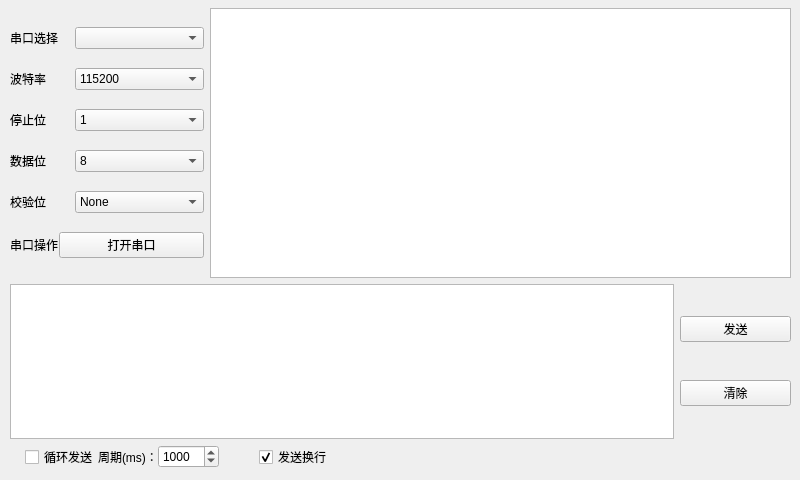
<?xml version="1.0" encoding="UTF-8"?>
<ui version="4.0">
 <class>Widget</class>
 <widget class="QWidget" name="Widget">
  <property name="geometry">
   <rect>
    <x>0</x>
    <y>0</y>
    <width>800</width>
    <height>480</height>
   </rect>
  </property>
  <property name="windowTitle">
   <string>Widget</string>
  </property>
  <widget class="QWidget" name="layoutWidget">
   <property name="geometry">
    <rect>
     <x>0</x>
     <y>-2</y>
     <width>801</width>
     <height>481</height>
    </rect>
   </property>
   <layout class="QVBoxLayout" name="verticalLayout_3" stretch="7,4,1">
    <property name="leftMargin">
     <number>10</number>
    </property>
    <property name="topMargin">
     <number>10</number>
    </property>
    <property name="rightMargin">
     <number>10</number>
    </property>
    <item>
     <layout class="QHBoxLayout" name="horizontalLayout_10" stretch="1,3">
      <item>
       <layout class="QVBoxLayout" name="verticalLayout">
        <property name="spacing">
         <number>0</number>
        </property>
        <item>
         <layout class="QHBoxLayout" name="horizontalLayout" stretch="1,2">
          <item>
           <widget class="QLabel" name="label">
            <property name="text">
             <string>&lt;html&gt;&lt;head/&gt;&lt;body&gt;&lt;p&gt;串口选择&lt;/p&gt;&lt;/body&gt;&lt;/html&gt;</string>
            </property>
           </widget>
          </item>
          <item>
           <widget class="QComboBox" name="comboBox"/>
          </item>
         </layout>
        </item>
        <item>
         <layout class="QHBoxLayout" name="horizontalLayout_2" stretch="1,2">
          <item>
           <widget class="QLabel" name="label_2">
            <property name="text">
             <string>&lt;html&gt;&lt;head/&gt;&lt;body&gt;&lt;p&gt;波特率&lt;/p&gt;&lt;/body&gt;&lt;/html&gt;</string>
            </property>
           </widget>
          </item>
          <item>
           <widget class="QComboBox" name="comboBox_2">
            <item>
             <property name="text">
              <string>115200</string>
             </property>
            </item>
            <item>
             <property name="text">
              <string>57600</string>
             </property>
            </item>
            <item>
             <property name="text">
              <string>38400</string>
             </property>
            </item>
            <item>
             <property name="text">
              <string>19200</string>
             </property>
            </item>
            <item>
             <property name="text">
              <string>9600</string>
             </property>
            </item>
            <item>
             <property name="text">
              <string>4800</string>
             </property>
            </item>
            <item>
             <property name="text">
              <string>2400</string>
             </property>
            </item>
            <item>
             <property name="text">
              <string>1200</string>
             </property>
            </item>
           </widget>
          </item>
         </layout>
        </item>
        <item>
         <layout class="QHBoxLayout" name="horizontalLayout_3" stretch="1,2">
          <item>
           <widget class="QLabel" name="label_3">
            <property name="text">
             <string>&lt;html&gt;&lt;head/&gt;&lt;body&gt;&lt;p&gt;停止位&lt;/p&gt;&lt;/body&gt;&lt;/html&gt;</string>
            </property>
           </widget>
          </item>
          <item>
           <widget class="QComboBox" name="comboBox_3">
            <item>
             <property name="text">
              <string>1</string>
             </property>
            </item>
            <item>
             <property name="text">
              <string>2</string>
             </property>
            </item>
            <item>
             <property name="text">
              <string>3</string>
             </property>
            </item>
            <item>
             <property name="text">
              <string>-1</string>
             </property>
            </item>
           </widget>
          </item>
         </layout>
        </item>
        <item>
         <layout class="QHBoxLayout" name="horizontalLayout_4" stretch="1,2">
          <item>
           <widget class="QLabel" name="label_4">
            <property name="text">
             <string>数据位</string>
            </property>
           </widget>
          </item>
          <item>
           <widget class="QComboBox" name="comboBox_4">
            <item>
             <property name="text">
              <string>8</string>
             </property>
            </item>
            <item>
             <property name="text">
              <string>7</string>
             </property>
            </item>
            <item>
             <property name="text">
              <string>6</string>
             </property>
            </item>
            <item>
             <property name="text">
              <string>5</string>
             </property>
            </item>
           </widget>
          </item>
         </layout>
        </item>
        <item>
         <layout class="QHBoxLayout" name="horizontalLayout_5" stretch="1,2">
          <item>
           <widget class="QLabel" name="label_5">
            <property name="text">
             <string>校验位</string>
            </property>
           </widget>
          </item>
          <item>
           <widget class="QComboBox" name="comboBox_5">
            <item>
             <property name="text">
              <string>None</string>
             </property>
            </item>
            <item>
             <property name="text">
              <string>Even</string>
             </property>
            </item>
            <item>
             <property name="text">
              <string>Odd</string>
             </property>
            </item>
            <item>
             <property name="text">
              <string>Space</string>
             </property>
            </item>
            <item>
             <property name="text">
              <string>Mark</string>
             </property>
            </item>
           </widget>
          </item>
         </layout>
        </item>
        <item>
         <layout class="QHBoxLayout" name="horizontalLayout_6" stretch="1,3">
          <item>
           <widget class="QLabel" name="label_6">
            <property name="text">
             <string>串口操作</string>
            </property>
           </widget>
          </item>
          <item>
           <widget class="QPushButton" name="pushButton">
            <property name="text">
             <string>打开串口</string>
            </property>
            <property name="checkable">
             <bool>true</bool>
            </property>
           </widget>
          </item>
         </layout>
        </item>
       </layout>
      </item>
      <item>
       <widget class="QTextBrowser" name="textBrowser"/>
      </item>
     </layout>
    </item>
    <item>
     <layout class="QHBoxLayout" name="horizontalLayout_7" stretch="6,1">
      <item>
       <widget class="QTextEdit" name="textEdit"/>
      </item>
      <item>
       <layout class="QVBoxLayout" name="verticalLayout_2">
        <item>
         <widget class="QPushButton" name="pushButton_2">
          <property name="text">
           <string>发送</string>
          </property>
         </widget>
        </item>
        <item>
         <widget class="QPushButton" name="pushButton_3">
          <property name="text">
           <string>清除</string>
          </property>
         </widget>
        </item>
       </layout>
      </item>
     </layout>
    </item>
    <item>
     <layout class="QHBoxLayout" name="horizontalLayout_9">
      <property name="spacing">
       <number>40</number>
      </property>
      <property name="leftMargin">
       <number>15</number>
      </property>
      <property name="bottomMargin">
       <number>10</number>
      </property>
      <item>
       <layout class="QHBoxLayout" name="horizontalLayout_8" stretch="0,0,0">
        <property name="spacing">
         <number>0</number>
        </property>
        <item>
         <widget class="QCheckBox" name="checkBox">
          <property name="text">
           <string>循环发送</string>
          </property>
         </widget>
        </item>
        <item>
         <widget class="QLabel" name="label_7">
          <property name="text">
           <string>周期(ms)：</string>
          </property>
         </widget>
        </item>
        <item>
         <widget class="QSpinBox" name="spinBox">
          <property name="minimumSize">
           <size>
            <width>30</width>
            <height>0</height>
           </size>
          </property>
          <property name="minimum">
           <number>100</number>
          </property>
          <property name="maximum">
           <number>10000</number>
          </property>
          <property name="value">
           <number>1000</number>
          </property>
         </widget>
        </item>
       </layout>
      </item>
      <item>
       <widget class="QCheckBox" name="checkBox_2">
        <property name="text">
         <string>发送换行</string>
        </property>
        <property name="checkable">
         <bool>true</bool>
        </property>
        <property name="checked">
         <bool>true</bool>
        </property>
       </widget>
      </item>
      <item>
       <spacer name="horizontalSpacer">
        <property name="orientation">
         <enum>Qt::Horizontal</enum>
        </property>
        <property name="sizeHint" stdset="0">
         <size>
          <width>40</width>
          <height>20</height>
         </size>
        </property>
       </spacer>
      </item>
     </layout>
    </item>
   </layout>
  </widget>
 </widget>
 <resources/>
 <connections/>
</ui>
